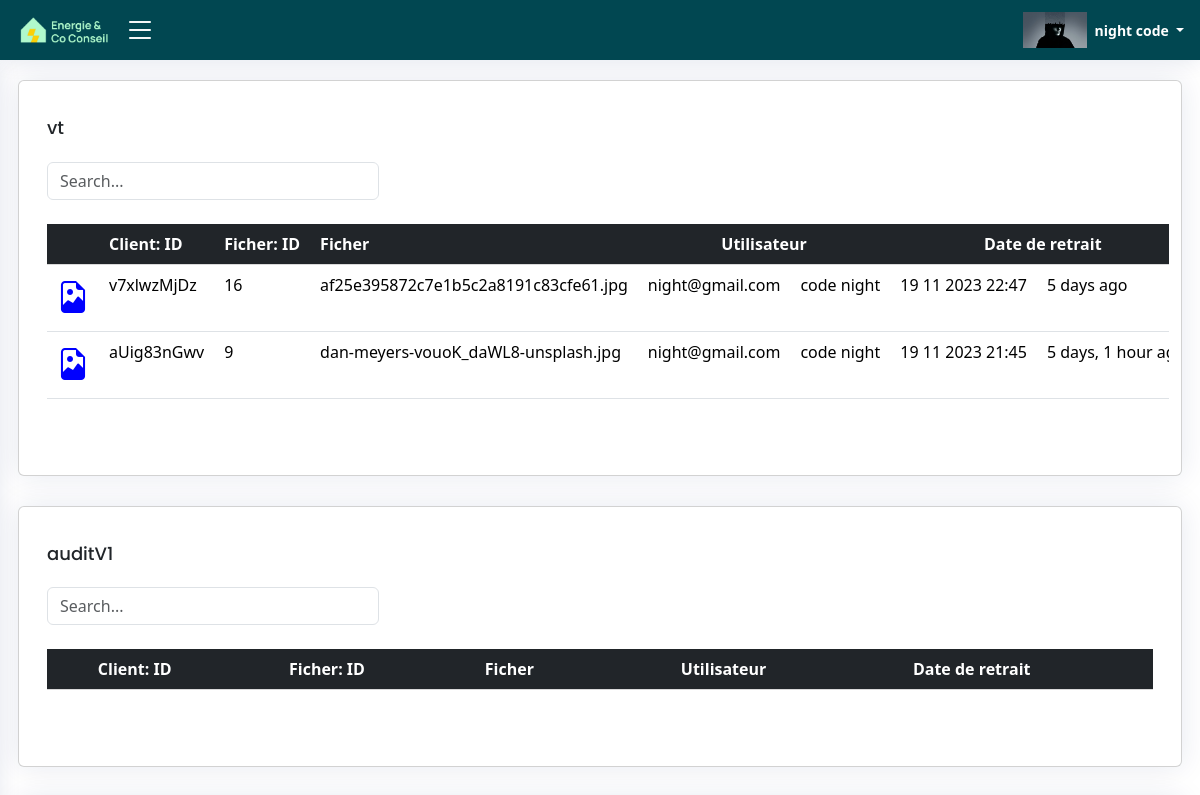
/historique_des_fichiers/ (signed in, upper part), run on an earlier commit of the app's database.
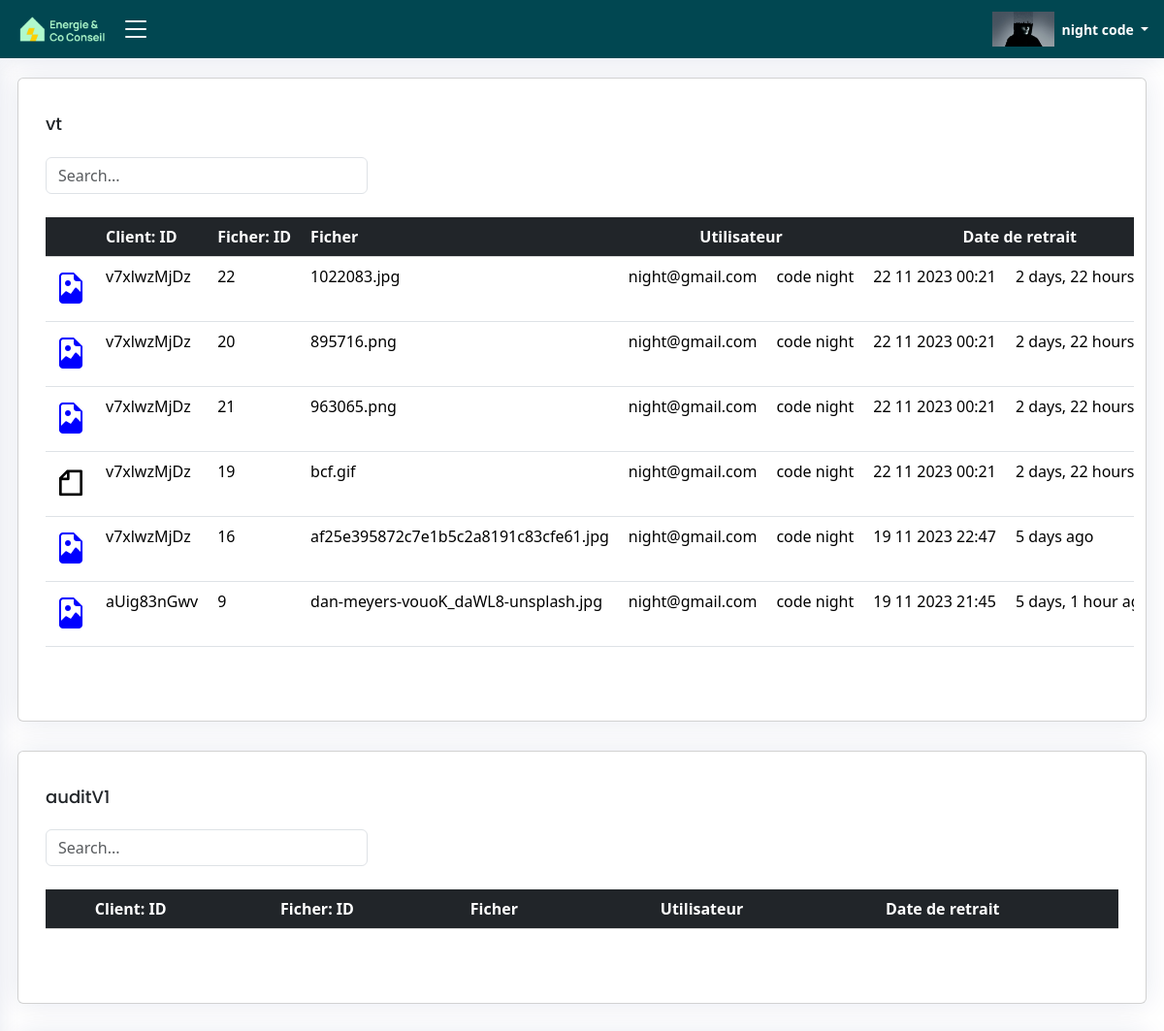
And on a later commit of the database.
### ERapp/models.py (models this page shows, shortened)
class file_table_vt(models.Model):
    file_removed_date = models.DateTimeField(auto_now=True,null=True,blank=True)
    file_removed_user_email = models.CharField(max_length=255,blank=True)
    file_removed_user_FN = models.CharField(max_length=255,blank=True)
    file_removed_user_LN = models.CharField(max_length=255,blank=True)
    file_removed = models.BooleanField(default=False)
    file_index = models.AutoField(primary_key=True)
    file_id = models.CharField(max_length=255,blank=True)
    file_name = models.CharField(max_length=255,blank=True)
    file_save = models.FileField(upload_to=f'uploads/data/vt',blank=True ,unique=True)
    file_format = models.CharField(max_length=255,blank=True)

### ERapp/views.py (the view)
# urls.py: path('historique_des_fichiers/', files_history, name="files_history" ),
@login_required
def files_history(request):
    redirect_page="/historique_des_fichiers/"
    datafiles_VT = file_table_vt.objects.filter(file_removed=True)
    datafiles_AuditV1 = file_table_auditV1.objects.filter(file_removed=True)
    datafiles_AuditV2 = file_table_auditV2.objects.filter(file_removed=True)
    datafiles_AuditV3 = file_table_auditV3.objects.filter(file_removed=True)
    datafiles_AuditFinal = file_table_auditFinal.objects.filter(file_removed=True)
    model_type=[{'index':1,'model':datafiles_VT,'name':"vt"},
                {'index':2,'model':datafiles_AuditV1,'name':"auditV1"},
                {'index':3,'model':datafiles_AuditV2,'name':"auditV2"},
                {'index':4,'model':datafiles_AuditV3,'name':"auditV3"},
                {'index':5,'model':datafiles_AuditFinal,'name':"auditFinal"}]
    return render(request, 'html/files_history.html',{'datafiles_VT': datafiles_VT ,
                                                  'datafiles_AuditV1': datafiles_AuditV1 ,
                                                  'datafiles_AuditV2': datafiles_AuditV2 ,
                                                  'datafiles_AuditV3': datafiles_AuditV3 ,
                                                  'datafiles_AuditFinal':datafiles_AuditFinal,
                                                  'redirect_next_page':redirect_page,
                                                  'model_type':model_type})

### ERapp/templates/html/files_history.html (shortened to what the changed rows need)
{% load static %}
{% load l10n %}
{% load humanize %}
<!DOCTYPE html>
<html lang="fr">
<head>
  <link rel="stylesheet" href="https://cdnjs.cloudflare.com/ajax/libs/font-awesome/5.15.3/css/all.min.css">
  <link href="{% static 'css/style.css' %}" rel="stylesheet" type="text/css">
  <link href="{% static 'vendor/bootstrap/css/bootstrap.min.css' %}" rel="stylesheet">
  <link href="{% static 'vendor/bootstrap-icons/bootstrap-icons.css' %}" rel="stylesheet">
  <link href="{% static 'vendor/boxicons/css/boxicons.min.css' %}" rel="stylesheet">
  <link href="{% static 'vendor/quill/quill.snow.css' %}" rel="stylesheet">
  <link href="{% static 'vendor/quill/quill.bubble.css' %}" rel="stylesheet">
  <link href="{% static 'vendor/remixicon/remixicon.css' %}" rel="stylesheet">
  <link href="{% static 'vendor/simple-datatables/style.css' %}" rel="stylesheet">
</head>
<body onload="load()">
  {% if user.is_authenticated and "auditeur" in user.role %}
  <main id="main" class="main">
    {% for model_type in model_type %}
    <section class="section">
      <div class="row" >
        <div class="card ">
        <div class="overflow-auto">
            <div class="card-body">
              <h5 class="card-title ">{{model_type.name}}</h5>
              <input class="form-control" type="text" id="filterInput_{{ model_type.index }}" placeholder="Search..." style="width:30%;min-width:100px;">
              <form>
                <table class="table  table-hover datatable datatable-table" id="tableDATA_{{model_type.index}}" cellspacing="0" >
                  <thead class="table-dark text-center">
                    <th></th>
                    <th>Client: ID</th>
                    <th>Ficher: ID</th>
                    <th>Ficher</th>
                    <th colspan=2 class="text-center">Utilisateur</th>
                    <th colspan=2 class="text-center">Date de retrait</th>
                    <th></th>
                  </thead>
                  <tbody  id="myTable_{{model_type.index}}">
                    {% for F in model_type.model|dictsortreversed:"file_removed_date" %}
                    <tr>
                        <td class="">
                          {% if F.file_format == "excel" %}
                            <a class="nav-link nav-icon show"  href="{{ F.file_save.url }}" download><i class="ri-file-excel-2-line fa-2x color_green" ></i></a>
                          {% elif F.file_format == "pdf" %}
                            <a class="nav-link nav-icon show"  href="{{ F.file_save.url }}" download><i class="bi bi-file-earmark-pdf fa-2x color_red" ></i></a>
                          {% elif F.file_format == "image" %}
                            <a class="nav-link nav-icon show" href="{{ F.file_save.url }}" download><i class="bi bi-file-earmark-image fa-2x color_blue" ></i></a>
                          {% elif F.file_format == "word" %}
                            <a class="nav-link nav-icon show" href="{{ F.file_save.url }}" download><i class="bi bi-file-earmark-word fa-2x color_blue_2" ></i></a>
                          {% elif F.file_format == "pz2" %}
                            <a class="nav-link nav-icon show" href="{{ F.file_save.url }}" download><i class="bi bi-file-ppt fa-2x " ></i></a>
                          {% else %}
                            <a class="nav-link nav-icon show"  href="{{ F.file_save.url }}" download><i class="ri-file-line fa-2x" ></i></a>
                          {% endif %}
                        </td>
                        <td class=""><p>{{ F.file_id }}</p></td>
                        <td class=""><p>{{ F.file_index }}</p></td>
                        <td class=""><p>{{ F.file_name }}</p></td>
                        <td class=""><p>{{ F.file_removed_user_email }}</p></td>
                        <td class=""><p>{{ F.file_removed_user_LN }} {{ F.file_removed_user_FN }}</p></td>
                        <td class=""><p>{{ F.file_removed_date|date:_("d m Y H:i") }}</p></td>
                        <td class=""><p>{{ F.file_removed_date|naturaltime }}</p></td>
                      </tr>
                      {% endfor %}
                    </tbody>
                  </table>
              </form>
            </div>
        </div>
        </div>
      </div>
    </section>
    {% endfor %}
  </main>
  {% else %}
  <script>
    window.location.href = "{% url 'not_logged_in' %}";
  </script>
  {% endif %}
</body>
</html>

What changed in the data, as far as the page shows it:
added file_table_vt: file_id "v7xlwzMjDz", file_index "22", file_name "1022083.jpg", file_removed_user_email "night@gmail.com", file_removed_user_LN "code", file_removed_user_FN "night", file_removed_date "22 11 2023 00:21", file_removed_date "2 days, 22 hours…"
added file_table_vt: file_id "v7xlwzMjDz", file_index "20", file_name "895716.png", file_removed_user_email "night@gmail.com", file_removed_user_LN "code", file_removed_user_FN "night", file_removed_date "22 11 2023 00:21", file_removed_date "2 days, 22 hours…"
added file_table_vt: file_id "v7xlwzMjDz", file_index "21", file_name "963065.png", file_removed_user_email "night@gmail.com", file_removed_user_LN "code", file_removed_user_FN "night", file_removed_date "22 11 2023 00:21", file_removed_date "2 days, 22 hours…"
now on this page (row edited): file_table_vt: file_id "v7xlwzMjDz", file_index "19", file_name "bcf.gif", file_removed_user_email "night@gmail.com", file_removed_user_LN "code", file_removed_user_FN "night", file_removed_date "22 11 2023 00:21", file_removed_date "2 days, 22 hours…"
